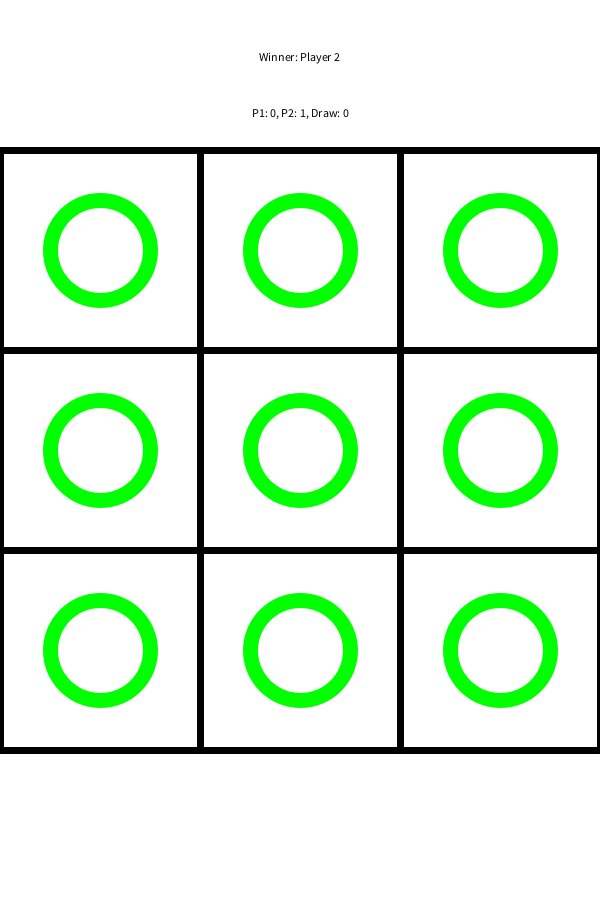
Frame 1 (no input)
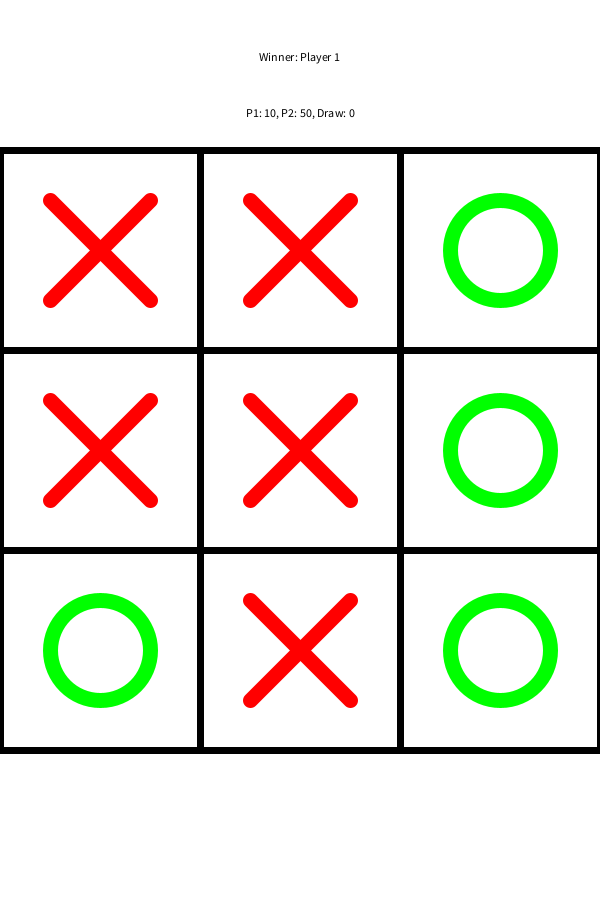
Frame 60 (the mouse pressed at the canvas centre just before this capture)
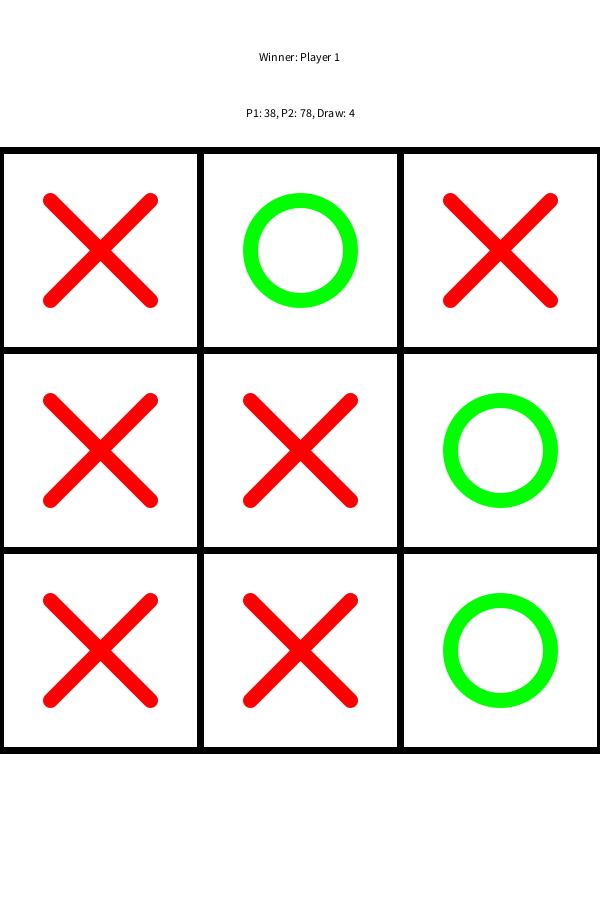
Frame 120 (the mouse held since frame 60 and released just before this capture)

The Processing sketch that drew these frames (run headless with seeded random() and noise(); from frame 60 on, the mouse is pressed at the canvas centre):

// Processing sketch: TicTacToe_PC
// ── TicTacToe_PC.pde
Player p1;
Player p2;

Game game;
Map map;
Canvas canvas;

int i = 0;
int countP1 = 0, countP2 = 0, countDraw = 0;
void setup() {
  frameRate(10);
  size(600, 900);
  // orientation(PORTRAIT); // only for Android
  p1 = new Player("Player 1", color(255, 0, 0), 1);
  p2 = new Player("Player 2", color(0, 255, 0), 0);

  game = new Game(p1);
  canvas = new Canvas();
  map = new Map();
  
  //println("P1: " + countP1 + ", P2: " + countP2 + ", Draw: " + countDraw);

}
void draw() {
    for(int j = 0; j < 9; j++) {
      if((i & (1<<j)) != 0) map.field[j/3][j%3].owner = p1;
      else map.field[j/3][j%3].owner = p2;
    }
    Player w = map.checkWinner(); 
    if(w == p1) {
      countP1++;
    }
    else if(w == p2) {
      countP2++;
    }
    else {
      countDraw++;
    }
    
    i++;
    background(255);
    canvas.show();
    textAlign(CENTER,CENTER);
    if(w != null) text("Winner: " + w.name,width/2,height/16);
    else text("Winner: DRAW",width/2,height/16);
    text("P1: " + countP1 + ", P2: " + countP2 + ", Draw: " + countDraw,width/2,height*1/8);
    if(i>=(1<<9))noLoop();
}

void mousePressed() {
  background(255);
  canvas.show();
}
// ── Canvas.pde

class Canvas {
  float size;
  float yPos; // offset from top (to center the canvas)

  Canvas() {
    size = width;
    yPos = (height-size)/2;
  }

  void show() {
    // translate mouseCoordinates to match canvas
    float mX = mouseX;
    float mY = mouseY-yPos;
    pushMatrix();
    translate(0, yPos);
    if (game.state==1) {
      game.checkMap(mX, mY);
      game.rules();
    }

    map.show();
    if (game.state==0) {
//      game.showEnd();
      game.newGame();
      game.state = -1;
    } else if (game.state==-1)game.state=1;
    popMatrix();
  }
}
// ── Game.pde

class Game {
  int state; // 1=running, 0=end, -1=idle
  int click;
  Player onTurn;
  Player winner;

  Game(Player player) {
    state = 1;
    onTurn = player;
  }

  void newGame() {
    winner = null;
    map.refresh();
  }

  void turn() {
    if (onTurn == p1) onTurn = p2;
    else if (onTurn == p2) onTurn = p1;
  }

  void checkMap(float mX, float mY) {
    for (int x=0; x<map.field.length; x++) {
      for (int y=0; y<map.field[0].length; y++) {
        map.field[x][y].check(mX, mY, x*canvas.size/3, y*canvas.size/3);
      }
    }
  }

  void rules() {
    winner = map.checkWinner();
    if (winner!=null || map.freeTiles==0) state = 0;
  }

  void showEnd() {
    textSize(50);
    // fade background
    fill(255, 255, 255, 150); 
    noStroke();
    rect(0, -canvas.yPos, width, height);
    // set banner-color to winners color
    if (winner != null)fill((winner.col & 0xffffff) | (50 << 24) ); 
    // else make it purple
    else fill(255, 0, 255, 50);

    noStroke();
    rect(0, canvas.size/4, canvas.size, canvas.size/2);
    // draw white stripe on top of that
    fill(255, 255, 255, 100);
    rect(0, canvas.size*2/5, canvas.size, canvas.size*1/5);
    // draw borders of the banner
    stroke(0); 
    strokeWeight(7);
    line(0, canvas.size/4, canvas.size, canvas.size/4);
    line(0, canvas.size*3/4, canvas.size, canvas.size*3/4);
    // write End-text
    drawText();
  }

  void drawText() {
    textAlign(CENTER, CENTER);
    if (winner!=null) {
      fill(winner.col);
      text(winner.name+" wins", canvas.size/2, canvas.size/2);
    } else {
      fill(255, 0, 255);
      text("Draw", canvas.size/2, canvas.size/2);
    }
  }
}
// ── Map.pde

class Map {
  Tile[][] field;
  float tileSize;
  int freeTiles;

  Map() {
    tileSize = canvas.size/3;
    field = new Tile[3][3];
    for (int x=0; x<field.length; x++) {
      for (int y=0; y<field[0].length; y++) {
        field[x][y] = new Tile(x*canvas.size/3, y*canvas.size/3);
      }
    }
    freeTiles = field.length*field[0].length;
  }
  
  void refresh(){
    freeTiles = field.length*field[0].length;
    for (int x=0; x<field.length; x++) {
      for (int y=0; y<field[0].length; y++) {
        field[x][y].owner = null;
      }
    }
  }

  void show() {
    for (int x=0; x<field.length; x++) {
      for (int y=0; y<field[0].length; y++) {
        field[x][y].show();
      }
    }
  }

  Player checkWinner() {
    Player winner = null;
    winner = checkHori(winner);
    winner = checkVerti(winner);
    winner = checkDiag(winner);
    return winner;
  }

  // "brute force checking"
  Player checkHori(Player winner) {
    if (winner==null) {
      for (int y=0; y<field[0].length; y++) { // iterate through all rows
        for (int x=0; x<field.length; x++) { // each row
          Player owner = field[x][y].owner;
          if ((owner!=null && x==0) || (owner!=null && x!=0 && owner==winner)) winner = owner;
          else winner = null;
        }
        if (winner != null) break;
      }
    }
    return winner;
  }
  Player checkVerti(Player winner) {
    if (winner==null) {
      for (int x=0; x<field.length; x++) { // iterate through all columns
        for (int y=0; y<field[0].length; y++) { // each column
          Player owner = field[x][y].owner;
          if ((owner!=null && y==0) || (owner!=null && y!=0 && owner==winner)) winner = owner;
          else winner = null;
        }
        if (winner != null) break;
      }
    }
    return winner;
  }
  Player checkDiag(Player winner) {
    if (winner==null) {
      // top-left to bottom-right
      for (int d=0; d<field.length; d++) { 
        Player owner = field[d][d].owner;
        if ((owner!=null && d==0) || (owner!=null && d!=0 && owner==winner)) winner = owner;
        else winner = null;
      }
    }
    if (winner==null) {
      // bottom-left to top-right
      for (int d=0; d<field.length; d++) { 
        Player owner = field[d][field[0].length-1-d].owner;
        if ((owner!=null && d==0) || (owner!=null && d!=0 && owner==winner)) winner = owner;
        else winner = null;
      }
    }
    return winner;
  }
  /* // Recursive attempt
   Player checkHori(int x, int y, Player winner){
   // Tile not owned && no winner yet --> go to next row
   if(field[x][y].owner == null && winner == null && y<field[0].length-1) winner = checkHori(0,1+y,null);
   // Tile not owned && already a winner --> winner is not actually the winner
   if(field[x][y].owner == null && winner != null) return null;
   //// Tile owned --> go to next column
   if(field[x][y].owner != null && x<field.length-1) winner = checkHori(1+x,y,field[x][y].owner); 
   // still no winner --> go to next row
   if(winner == null && y<field[0].length-1) winner = checkHori(0,1+y,null);
   return winner;
   }
   */
}
// ── Player.pde

class Player {
  color col;
  int shape;
  String name;
  
  int score;
  
  Player(String name, color col, int shape) {
    this.name = name;
    this.col = col;
    this.shape = shape;
    score = 0;
  }

  void drawShape(float x, float y){
    strokeWeight(15);
    noFill();
    if(shape==0)oShape(x,y);
    else if(shape==1)xShape(x,y);
  }

  void xShape(float x, float y) {
    stroke(col);
    line(x+map.tileSize/4, y+map.tileSize/4, x+map.tileSize*3/4, y+map.tileSize*3/4);
    line(x+map.tileSize*3/4, y+map.tileSize/4, x+map.tileSize/4, y+map.tileSize*3/4);
  }

  void oShape(float x, float y) {
    stroke(col);
    ellipse(x+map.tileSize/2, y+map.tileSize/2, map.tileSize/2, map.tileSize/2);
  }
}
// ── Tile.pde

class Tile {
  Player owner;
  boolean winTile;
  PVector pos;

  Tile(float x, float y) {
    pos = new PVector(x, y);
  }

  void check(float mX,float mY,float x, float y) {    
    if (mX>x && mX<x+map.tileSize && mY>y && mY<y+map.tileSize && owner==null) {
      owner = game.onTurn;
      map.freeTiles--;
      game.turn();
    }
  }

  void show() {
    strokeWeight(7);
    stroke(0); 
    fill(255);
    // color in if part of winning line
    //if(winTile)fill(owner.col);
    rect(pos.x, pos.y, map.tileSize, map.tileSize);
    // draw X or O
    if(owner!=null)owner.drawShape(pos.x,pos.y);
    fill(0); textSize(12);
    //text(""+winTile,pos.x,pos.y+20);
  }
}
